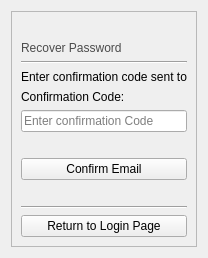
      <widget class="QWidget" name="confirm_page">
       <layout class="QVBoxLayout" name="verticalLayout_200">
        <item>
         <widget class="QFrame" name="frame_12">
          <property name="frameShape">
           <enum>QFrame::StyledPanel</enum>
          </property>
          <property name="frameShadow">
           <enum>QFrame::Raised</enum>
          </property>
          <layout class="QVBoxLayout" name="verticalLayout_196">
           <item>
            <layout class="QHBoxLayout" name="horizontalLayout_14">
             <item>
              <widget class="QLabel" name="Icon_5">
               <property name="maximumSize">
                <size>
                 <width>120</width>
                 <height>81</height>
                </size>
               </property>
               <property name="text">
                <string/>
               </property>
               <property name="pixmap">
                <pixmap resource="../resource.qrc">:/futminna_logo</pixmap>
               </property>
               <property name="alignment">
                <set>Qt::AlignCenter</set>
               </property>
              </widget>
             </item>
            </layout>
           </item>
           <item>
            <widget class="QLabel" name="label_24">
             <property name="styleSheet">
              <string notr="true">color:rgb(75, 75, 75);
font: 16pt &quot;Comic Sans MS&quot;;</string>
             </property>
             <property name="text">
              <string>Recover Password</string>
             </property>
            </widget>
           </item>
           <item>
            <widget class="Line" name="line_6">
             <property name="orientation">
              <enum>Qt::Horizontal</enum>
             </property>
            </widget>
           </item>
           <item>
            <widget class="QLabel" name="label_25">
             <property name="text">
              <string>Enter confirmation code sent to</string>
             </property>
            </widget>
           </item>
           <item>
            <layout class="QVBoxLayout" name="verticalLayout_199">
             <item>
              <widget class="QLabel" name="label_26">
               <property name="text">
                <string>Confirmation Code:</string>
               </property>
              </widget>
             </item>
             <item>
              <widget class="QLineEdit" name="confirmEmail_2">
               <property name="placeholderText">
                <string>Enter confirmation Code</string>
               </property>
              </widget>
             </item>
             <item>
              <spacer name="horizontalSpacer_19">
               <property name="orientation">
                <enum>Qt::Horizontal</enum>
               </property>
               <property name="sizeHint" stdset="0">
                <size>
                 <width>40</width>
                 <height>20</height>
                </size>
               </property>
              </spacer>
             </item>
             <item>
              <widget class="QPushButton" name="confirmBtn_2">
               <property name="text">
                <string>Confirm Email</string>
               </property>
              </widget>
             </item>
             <item>
              <spacer name="horizontalSpacer_20">
               <property name="orientation">
                <enum>Qt::Horizontal</enum>
               </property>
               <property name="sizeHint" stdset="0">
                <size>
                 <width>40</width>
                 <height>20</height>
                </size>
               </property>
              </spacer>
             </item>
             <item>
              <widget class="Line" name="line_7">
               <property name="orientation">
                <enum>Qt::Horizontal</enum>
               </property>
              </widget>
             </item>
             <item>
              <widget class="QPushButton" name="loginRetBtn_3">
               <property name="text">
                <string>Return to Login Page</string>
               </property>
              </widget>
             </item>
            </layout>
           </item>
          </layout>
         </widget>
        </item>
       </layout>
      </widget>
